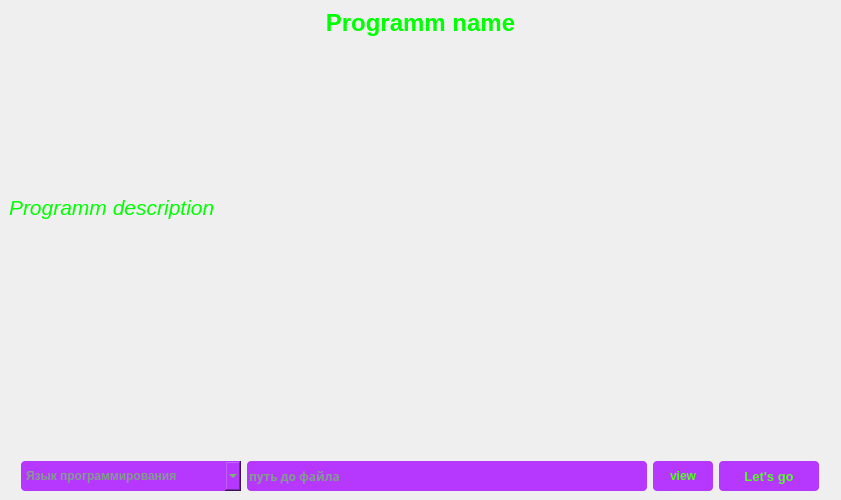
<?xml version="1.0" encoding="UTF-8"?>
<ui version="4.0">
 <class>MainWindow</class>
 <widget class="QMainWindow" name="MainWindow">
  <property name="geometry">
   <rect>
    <x>0</x>
    <y>0</y>
    <width>841</width>
    <height>500</height>
   </rect>
  </property>
  <property name="windowTitle">
   <string>MainWindow</string>
  </property>
  <property name="styleSheet">
   <string notr="true">QMainWindow{
background:url(:/icons/fon.png);
background-position:center center;
background-repeat: no-repeat;
}</string>
  </property>
  <widget class="QWidget" name="centralwidget">
   <layout class="QVBoxLayout" name="verticalLayout_2">
    <item>
     <layout class="QVBoxLayout" name="verticalLayout">
      <item>
       <widget class="QLabel" name="label">
        <property name="maximumSize">
         <size>
          <width>16777215</width>
          <height>100</height>
         </size>
        </property>
        <property name="font">
         <font>
          <pointsize>18</pointsize>
          <bold>true</bold>
         </font>
        </property>
        <property name="styleSheet">
         <string notr="true">QLabel {
	color: rgb(0, 255, 0);
}</string>
        </property>
        <property name="text">
         <string>Programm name</string>
        </property>
        <property name="alignment">
         <set>Qt::AlignHCenter|Qt::AlignTop</set>
        </property>
       </widget>
      </item>
      <item>
       <widget class="QLabel" name="label_2">
        <property name="maximumSize">
         <size>
          <width>16777215</width>
          <height>200</height>
         </size>
        </property>
        <property name="font">
         <font>
          <pointsize>16</pointsize>
          <italic>true</italic>
          <fontweight>DemiBold</fontweight>
         </font>
        </property>
        <property name="styleSheet">
         <string notr="true">QLabel {
	color: rgb(0, 255, 0);
}</string>
        </property>
        <property name="text">
         <string>Programm description</string>
        </property>
       </widget>
      </item>
      <item>
       <layout class="QHBoxLayout" name="horizontalLayout">
        <property name="sizeConstraint">
         <enum>QLayout::SetMinAndMaxSize</enum>
        </property>
        <item>
         <spacer name="horizontalSpacer_2">
          <property name="orientation">
           <enum>Qt::Horizontal</enum>
          </property>
          <property name="sizeHint" stdset="0">
           <size>
            <width>40</width>
            <height>20</height>
           </size>
          </property>
         </spacer>
        </item>
        <item alignment="Qt::AlignBottom">
         <widget class="QComboBox" name="comboBox">
          <property name="minimumSize">
           <size>
            <width>220</width>
            <height>30</height>
           </size>
          </property>
          <property name="maximumSize">
           <size>
            <width>220</width>
            <height>30</height>
           </size>
          </property>
          <property name="font">
           <font>
            <bold>true</bold>
           </font>
          </property>
          <property name="cursor">
           <cursorShape>PointingHandCursor</cursorShape>
          </property>
          <property name="styleSheet">
           <string notr="true">QComboBox QAbstractItemView {
	color: rgb(81, 255, 28);	
	background-color: rgb(242, 101, 255);
	padding: 10px;
	selection-background-color: rgb(39, 44, 54);
}
QComboBox{
	color: rgb(81, 255, 28);
	placeholder-text-color:rgb(81, 255, 28);
	/*placeholder-text-font: bold, 10px;*/
	background-color: rgb(182, 56, 255);
	border-radius:4;
}
QComboBox:hover{
	background-color: rgb(242, 101, 255);
}</string>
          </property>
          <property name="currentIndex">
           <number>-1</number>
          </property>
          <property name="maxVisibleItems">
           <number>3</number>
          </property>
          <property name="maxCount">
           <number>3</number>
          </property>
          <property name="sizeAdjustPolicy">
           <enum>QComboBox::AdjustToContents</enum>
          </property>
          <property name="minimumContentsLength">
           <number>3</number>
          </property>
          <property name="placeholderText">
           <string>Язык программирования</string>
          </property>
          <item>
           <property name="text">
            <string>C</string>
           </property>
           <property name="icon">
            <iconset resource="sss.qrc">
             <normaloff>:/icons/c-programming-language.png</normaloff>:/icons/c-programming-language.png</iconset>
           </property>
          </item>
          <item>
           <property name="text">
            <string>C++</string>
           </property>
           <property name="icon">
            <iconset resource="sss.qrc">
             <normaloff>:/icons/c++.png</normaloff>:/icons/c++.png</iconset>
           </property>
          </item>
          <item>
           <property name="text">
            <string>Python</string>
           </property>
           <property name="icon">
            <iconset resource="sss.qrc">
             <normaloff>:/icons/python.png</normaloff>:/icons/python.png</iconset>
           </property>
          </item>
         </widget>
        </item>
        <item alignment="Qt::AlignLeft|Qt::AlignBottom">
         <widget class="QLineEdit" name="lineEdit">
          <property name="minimumSize">
           <size>
            <width>400</width>
            <height>30</height>
           </size>
          </property>
          <property name="maximumSize">
           <size>
            <width>400</width>
            <height>30</height>
           </size>
          </property>
          <property name="font">
           <font>
            <family>10px</family>
            <italic>false</italic>
            <bold>true</bold>
           </font>
          </property>
          <property name="styleSheet">
           <string notr="true">QLineEdit{
	font:bold, 10px;
	color:rgb(81, 255, 28);
	background-color: rgb(182, 56, 255);
	border-radius:4;
	placeholder-text-color: rgb(81, 255, 28);
	/*placeholder-text-font: bold, 10px;*/
}</string>
          </property>
          <property name="placeholderText">
           <string>путь до файла</string>
          </property>
         </widget>
        </item>
        <item alignment="Qt::AlignLeft|Qt::AlignBottom">
         <widget class="QToolButton" name="toolButton">
          <property name="minimumSize">
           <size>
            <width>60</width>
            <height>30</height>
           </size>
          </property>
          <property name="maximumSize">
           <size>
            <width>60</width>
            <height>30</height>
           </size>
          </property>
          <property name="font">
           <font>
            <bold>true</bold>
            <kerning>true</kerning>
           </font>
          </property>
          <property name="cursor">
           <cursorShape>PointingHandCursor</cursorShape>
          </property>
          <property name="styleSheet">
           <string notr="true">QToolButton{
	color: rgb(81, 255, 28);
	background-color: rgb(182, 56, 255);
	border-radius:4;
}
QToolButton:hover{
	background-color: rgb(242, 101, 255);
}</string>
          </property>
          <property name="text">
           <string>view</string>
          </property>
          <property name="icon">
           <iconset resource="sss.qrc">
            <normaloff>:/icons/provider.png</normaloff>:/icons/provider.png</iconset>
          </property>
          <property name="toolButtonStyle">
           <enum>Qt::ToolButtonTextBesideIcon</enum>
          </property>
         </widget>
        </item>
        <item alignment="Qt::AlignLeft|Qt::AlignBottom">
         <widget class="QPushButton" name="pushButton">
          <property name="minimumSize">
           <size>
            <width>100</width>
            <height>30</height>
           </size>
          </property>
          <property name="maximumSize">
           <size>
            <width>100</width>
            <height>30</height>
           </size>
          </property>
          <property name="font">
           <font>
            <pointsize>10</pointsize>
            <bold>true</bold>
           </font>
          </property>
          <property name="cursor">
           <cursorShape>PointingHandCursor</cursorShape>
          </property>
          <property name="styleSheet">
           <string notr="true">QPushButton{
	color: rgb(81, 255, 28);
	background-color: rgb(182, 56, 255);
	border-radius:4;
}
QPushButton:hover{
	background-color: rgb(242, 101, 255)
}</string>
          </property>
          <property name="text">
           <string>Let's go</string>
          </property>
         </widget>
        </item>
        <item>
         <spacer name="horizontalSpacer_3">
          <property name="orientation">
           <enum>Qt::Horizontal</enum>
          </property>
          <property name="sizeHint" stdset="0">
           <size>
            <width>40</width>
            <height>20</height>
           </size>
          </property>
         </spacer>
        </item>
       </layout>
      </item>
     </layout>
    </item>
   </layout>
  </widget>
 </widget>
 <resources>
  <include location="sss.qrc"/>
 </resources>
 <connections/>
</ui>
